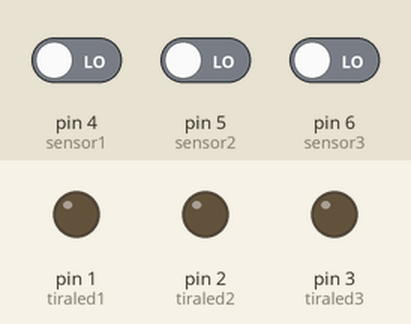
Simulated run of this sketch. Board: Arduino Uno, built with avr-gcc and run on an emulated ATmega328P. On the bench: output pins drawn as LEDs (lit = HIGH). Inputs (shaded band) come from the test bench; at power-on: pin 4 (sensor1) LOW, pin 5 (sensor2) LOW, pin 6 (sensor3) LOW.

Above: at 1.2 s.
1.3 s: pin 4 (sensor1) driven HIGH
At 1.82 s:
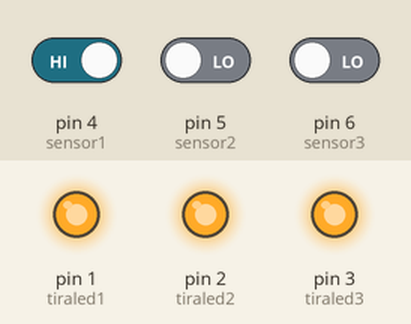
4.3 s: pin 4 (sensor1) driven LOW
At 4.9 s:
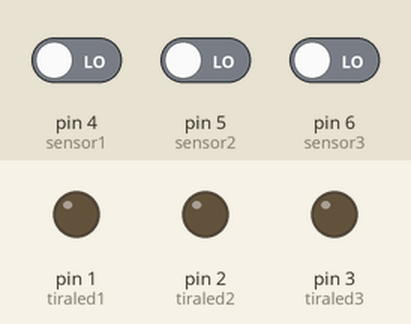
5.8 s: pin 5 (sensor2) driven HIGH
At 6.32 s:
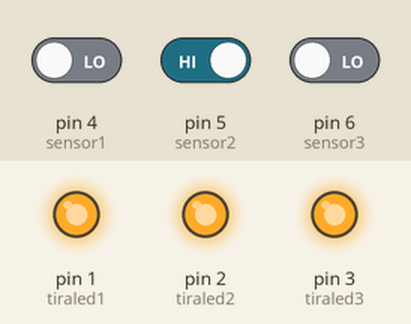
Timing chart, 0 to 8.8 s (numbered marks = the images above; inputs shaded):
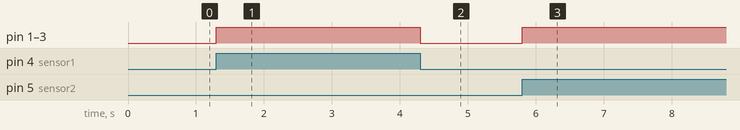

Measured:
- after the input at 1.3 s, pin 1 (tiraled1), pin 2 (tiraled2), pin 3 (tiraled3): LOW → HIGH at once
- after the input at 4.3 s, pin 1 (tiraled1), pin 2 (tiraled2), pin 3 (tiraled3): HIGH → LOW at once
- after the input at 5.8 s, pin 1 (tiraled1), pin 2 (tiraled2), pin 3 (tiraled3): LOW → HIGH at once

The sketch:

sensor-de-luz_para_cama.ino
```cpp
int tiraled1 = 1;
int tiraled2 = 2;
int tiraled3 = 3;

int sensor1 = 4;
int valsensor1 = 0;
int sensor2 = 5;
int valsensor2 = 0;
int sensor3 = 6;
int valsensor3 = 0;

void setup() {
pinMode(tiraled1,OUTPUT);
pinMode(tiraled2,OUTPUT);
pinMode(tiraled3,OUTPUT);

pinMode(sensor1,INPUT);
pinMode(sensor2,INPUT);
pinMode(sensor3,INPUT);

}

void loop() {
 valsensor1 = digitalRead(sensor1);
 if( valsensor1 == HIGH){
 digitalWrite(tiraled1,HIGH);
 digitalWrite(tiraled2,HIGH);
digitalWrite(tiraled3,HIGH);
delay(150);
 digitalWrite(tiraled1,LOW);
  digitalWrite(tiraled2,LOW);
  digitalWrite(tiraled3,LOW);
}

valsensor2 = digitalRead(sensor2);
if( valsensor2 == HIGH){
 digitalWrite(tiraled1,HIGH);
 digitalWrite(tiraled2,HIGH);
digitalWrite(tiraled3,HIGH);
delay(150);
  digitalWrite(tiraled1,LOW);
  digitalWrite(tiraled2,LOW);
  digitalWrite(tiraled3,LOW);
}

valsensor3 = digitalRead(sensor3);
if( valsensor3 == HIGH){
 digitalWrite(tiraled1,HIGH);
 digitalWrite(tiraled2,HIGH);
digitalWrite(tiraled3,HIGH);
delay(150);
  digitalWrite(tiraled1,LOW);
  digitalWrite(tiraled2,LOW);
  digitalWrite(tiraled3,LOW);
}
}
```
